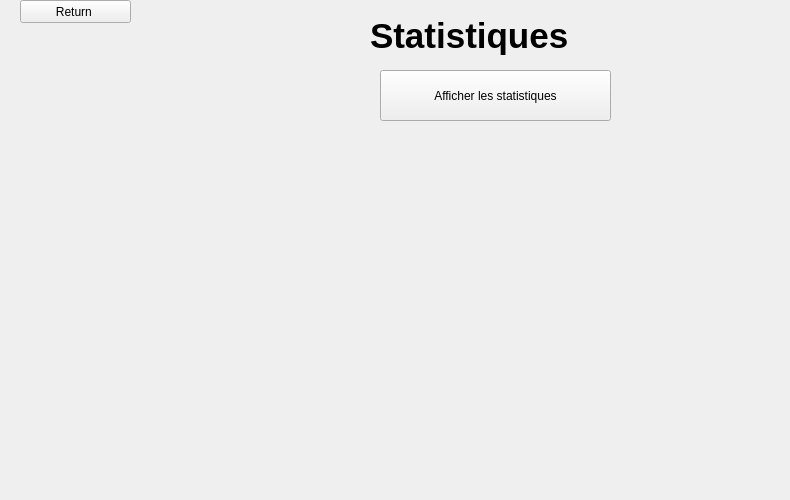
      <widget class="QWidget" name="page_62">
       <widget class="QLabel" name="label_172">
        <property name="geometry">
         <rect>
          <x>370</x>
          <y>10</y>
          <width>211</width>
          <height>51</height>
         </rect>
        </property>
        <property name="font">
         <font>
          <pointsize>26</pointsize>
          <weight>75</weight>
          <bold>true</bold>
         </font>
        </property>
        <property name="text">
         <string>Statistiques</string>
        </property>
       </widget>
       <widget class="QPushButton" name="pushButton_319">
        <property name="geometry">
         <rect>
          <x>20</x>
          <y>0</y>
          <width>111</width>
          <height>23</height>
         </rect>
        </property>
        <property name="text">
         <string>Return </string>
        </property>
       </widget>
       <widget class="QCustomPlot" name="CustomPlot1_3" native="true">
        <property name="geometry">
         <rect>
          <x>90</x>
          <y>140</y>
          <width>691</width>
          <height>351</height>
         </rect>
        </property>
       </widget>
       <widget class="QPushButton" name="pushButton_320">
        <property name="geometry">
         <rect>
          <x>380</x>
          <y>70</y>
          <width>231</width>
          <height>51</height>
         </rect>
        </property>
        <property name="text">
         <string>Afficher les statistiques</string>
        </property>
       </widget>
      </widget>
